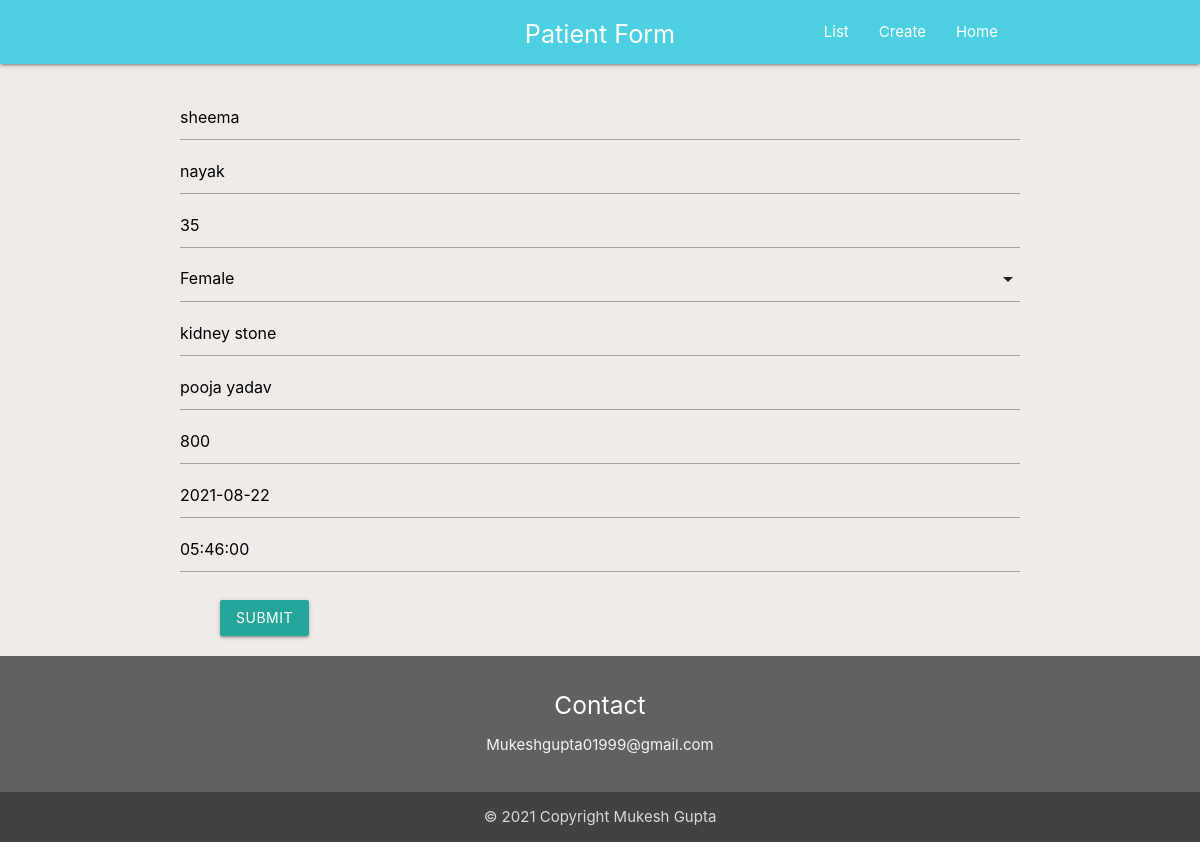
Page /update/3 on the committed database.
### patient/models.py (models this page shows)
class Patient(models.Model):
    CHOICE = (
        ('Male', 'Male'),
        ('Female', 'Female'),
        ('Other','Other')
        )
    First_name = models.CharField(max_length=100)
    Last_name = models.CharField(max_length=100)
    Gender=models.CharField(max_length=100,choices=CHOICE)
    Age = models.PositiveIntegerField()
    Disease = models.CharField(max_length=200)
    Doctor_name = models.CharField(max_length=100)
    Doctor_Fees = models.PositiveIntegerField(default=500)
    date=models.DateField()
    time=models.TimeField()

### patient/views.py (the view)
# urls.py: path('update/<int:pk>',views.update,name='update'),
def update(request,pk):
    patient = get_object_or_404(Patient, pk=pk)
    if request.method == "POST":
        form = PatientForm(request.POST or None, instance=patient)
        if form.is_valid():
            form.save()
            return redirect('list')
    else:
        form = PatientForm(instance=patient)
    return render(request, 'update.html', {"form": form,"patient":patient})

### patient/forms.py
class PatientForm(forms.ModelForm):
    CHOICE = (
        ('','Select option'),
        ('Male', 'Male'),
        ('Female', 'Female'),
        ('Other', 'Other')
    )
    Gender=forms.CharField(widget=forms.Select(choices=CHOICE))
    date=forms.CharField(widget=forms.DateInput(attrs={'class':'datepicker'}))
    time=forms.CharField(widget=forms.TimeInput(attrs={'class':'timepicker'}))
    class Meta:
        model=Patient
        fields="__all__"

### templates/update.html (shortened to what this page needs)
<!DOCTYPE html>
{% extends 'base.html' %}
{% load materializecss %}
{% block content %}
<div class="container" style="margin-top:30px">
<div class="row" >
    <form  method="post">
       {{form.First_name|materializecss:'s12 m6 l6, icon=person' }}
          {{form.Last_name|materializecss:'s12 m6 l6, icon=person'}}
          {{form.Age|materializecss:'custom_size=s12 m6 l6, icon=person' }}
          {{form.Disease|materializecss:'custom_size=s12 m12 l12, icon=edit' }}
         {{form.Doctor_name|materializecss:'s12 m6 l6, icon=local_hospital' }}
          {{form.Doctor_Fees|materializecss:'s12 m6 l6, icon=payment'}}
               {{form.date|materializecss:'s12 m6 l6, icon=today' }}
        {{form.time|materializecss:'s12 m6 l6, icon=timer'}}
             <button type="submit" class="btn waves-effect waves-light" style="margin-top:20px;margin-left:40px;">Submit</button>
    </form>
  </div>
</div>
{% endblock %}

### templates/base.html (style rules this page uses)
body { display: flex; min-height: 100vh; flex-direction: column; }

### rows in the picture
Patient: First_name "sheema", Last_name "nayak", Age "35", Disease "kidney stone", Doctor_name "pooja yadav", Doctor_Fees "800", date "2021-08-22", time "05:46:00"
